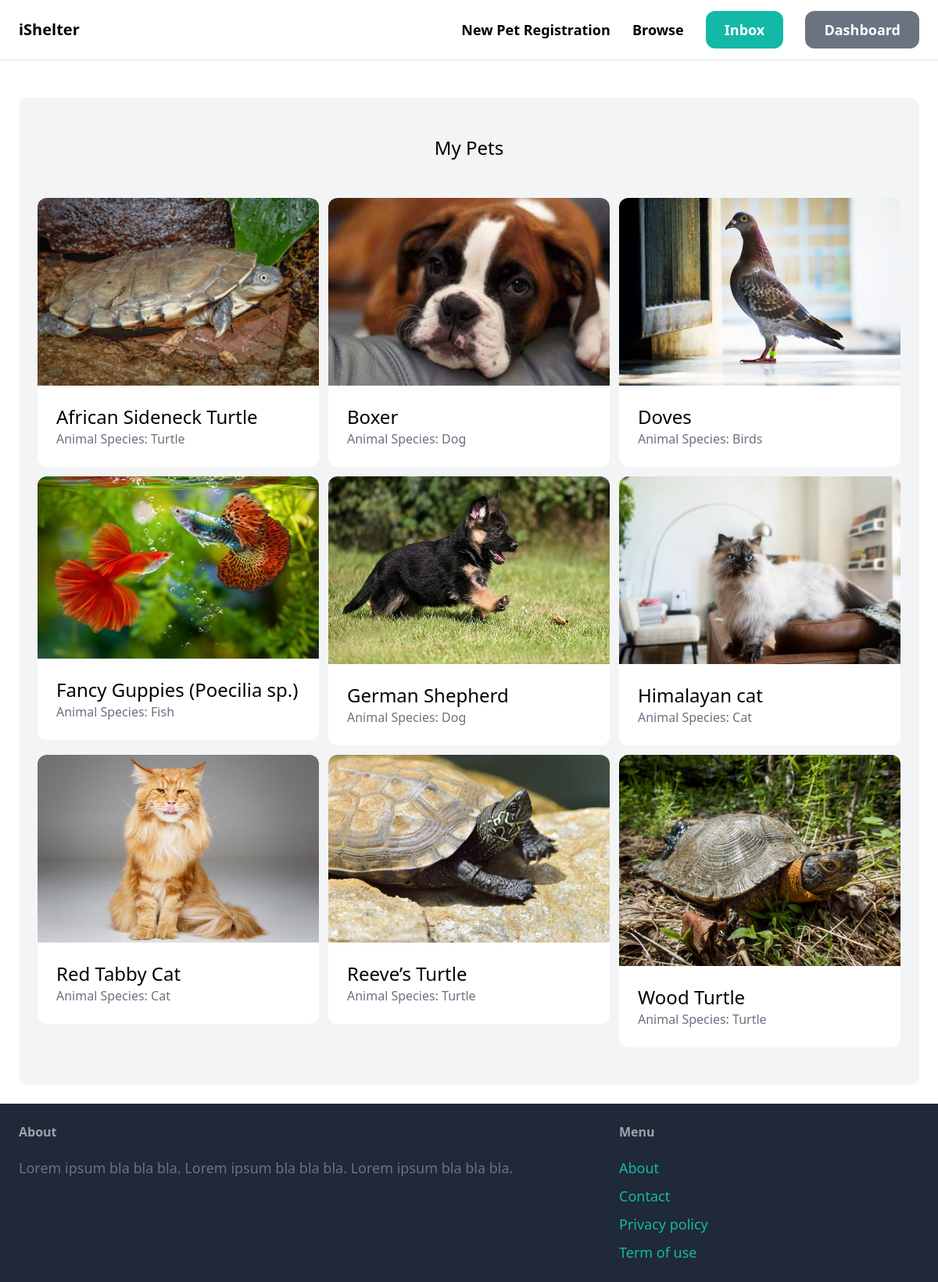
Screenshot of /dashboard/ (signed in) with the database file from the repository.
### item/models.py (models this page shows, shortened)
class Item(models.Model):
    category = models.ForeignKey(Category, related_name='items', on_delete=models.CASCADE)
    name = models.CharField(max_length=255)
    description = models.TextField(blank=True, null=True)
    image = models.ImageField(upload_to='item_images', blank=True, null=True)
    is_adopt = models.BooleanField(default=False)
    fostered_by = models.ForeignKey(User, related_name='items',null=True, on_delete=models.CASCADE)
    fostered_at = models.DateTimeField(auto_now_add=True)
    class Meta:
            ordering = ('name',)
            verbose_name_plural = 'Items'

class Category(models.Model):
    name = models.CharField(max_length=255)
    class Meta:
            ordering = ('name',)
            verbose_name_plural = 'Categories'
    def __str__(self):
        return self.name

### dashboard/views.py (the view)
# urls.py: path('', views.index, name='index'),
@login_required
def index(request):
    items = Item.objects.filter(fostered_by=request.user)
    return render(request, 'dashboard/index.html', {
        'items': items,
    })

### dashboard/templates/dashboard/index.html (shortened to what this page needs)
{% extends 'core/base.html' %}
{% block content %}
    <div class="mt-6 px-6 py-12 bg-gray-100 rounded-xl">
        <h2 class="mb-12 text-2xl text-center">My Pets</h2>
        <div class="grid grid-cols-3 gap-3">
            {% for item in items %}
                <div>
                    <a href="{% url 'item:detail' item.id %}">
                        <div>
                            <img src="{{ item.image.url }}" class="rounded-t-xl">
                        </div>
                        <div class="p-6 bg-white rounded-b-xl">
                            <h2 class="text-2xl">{{ item.name }}</h2>
                            <p class="text-gray-500">Animal Species: {{ item.category }}</p>
                        </div>
                    </a>
                </div>
            {% endfor %}
        </div>
    </div>
{% endblock %}

### rows the page displays
Item: image (picture), name "African Sideneck Turtle", category "Turtle"
Item: image (picture), name "Boxer", category "Dog"
Item: image (picture), name "Doves", category "Birds"
Item: image (picture), name "Fancy Guppies (Poecilia sp.)", category "Fish"
Item: image (picture), name "German Shepherd", category "Dog"
Item: image (picture), name "Himalayan cat", category "Cat"
Item: image (picture), name "Red Tabby Cat", category "Cat"
Item: image (picture), name "Reeve’s Turtle", category "Turtle"
Item: image (picture), name "Wood Turtle", category "Turtle"
